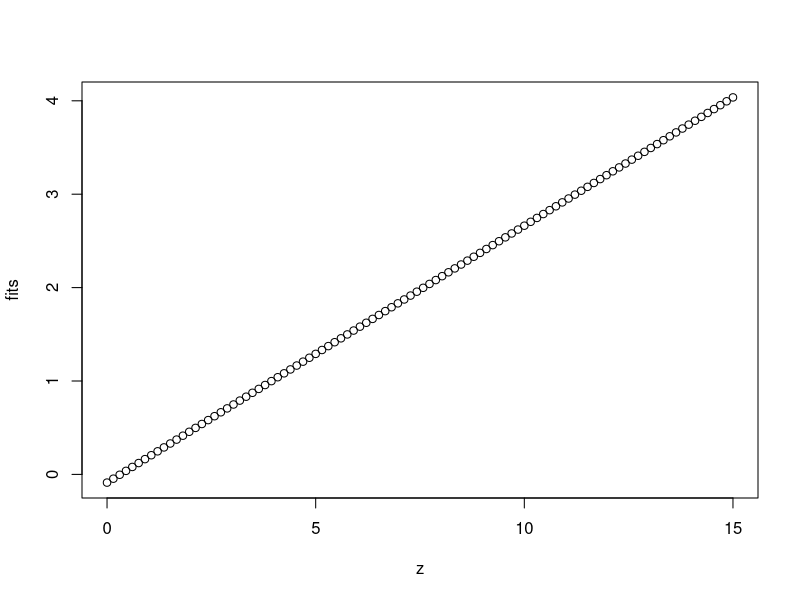

Write R code to recreate this figure.
library(reshape2)

llr = function(x, y, z, omega) {
  fits = sapply(z, compute_f_hat, x, y, omega)
  return(fits)
}

compute_f_hat = function(z, x, y, omega) {
  Wz = make_weight_matrix(z, x, omega)
  X = make_predictor_matrix(x)
  f_hat = c(1, z) %*% solve(t(X) %*% Wz %*% X) %*% t(X) %*% Wz %*% y
  return(f_hat)
}

make_weight_matrix <- function(z, x, omega) {
  r <- abs(x-z)/omega
  w <- ifelse(abs(r) < 1, (1-abs(r)^3)^3, 0)
  return(diag(w))
}

make_predictor_matrix <- function(x) {
  X <- cbind(1,x)
  return(X)
}

data(french_fries)
french_fries = french_fries[complete.cases(french_fries),]
z = seq(0, 15, length.out = 100)
fits = llr(z = z, x = french_fries$potato, y = french_fries$buttery, omega = 50)
plot(z, fits)
